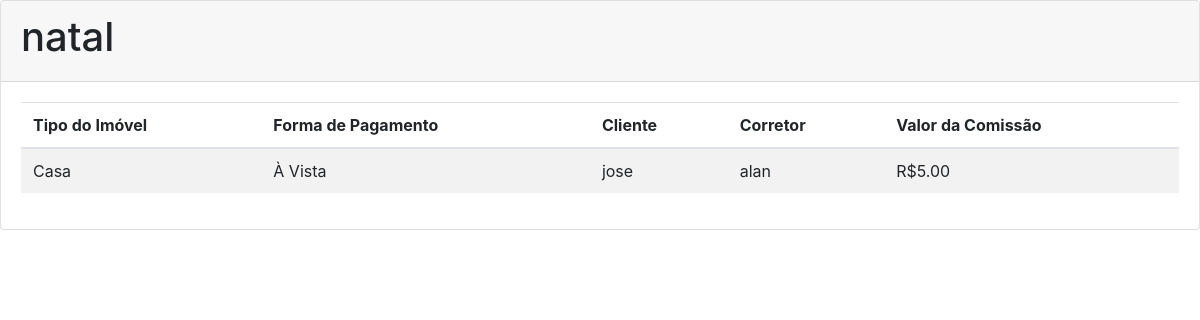
/imprimir-recibo/33, run on the app's committed database.
### autenticacao/models.py (models this page shows, shortened)
class Venda(models.Model):
    FORMAPAGAMENTO_CHOICES = (
        ("À Vista", "À Vista"),
        ("180 Parcelas", "180 Parcelas"),
    )
    ativo = models.BooleanField(default=True)
    imovel = models.ForeignKey("Imovel", verbose_name=("imovel"), on_delete=models.CASCADE)
    valor = models.DecimalField(max_digits=10, decimal_places=2)
    corretor = models.ForeignKey(settings.AUTH_USER_MODEL, verbose_name=("corretor"), on_delete=models.CASCADE)
    cliente = models.ForeignKey("Cliente", verbose_name=("cliente"), on_delete=models.CASCADE)
    condicao_pagamento = models.CharField(max_length=30, verbose_name=("Forma de Pagamento"), choices=FORMAPAGAMENTO_CHOICES, null=True)
    comissao = models.DecimalField(max_digits=10, decimal_places=2, null=True, blank=True)

class Imovel(models.Model):
    ativo = models.BooleanField(default=True)
    disponivel = models.BooleanField(default=True)
    tipo = models.CharField(max_length=50, null=True)
    valor = models.DecimalField(max_digits=50, decimal_places=2)
    localizacao = models.CharField(max_length=50, null=True)

class Cliente(models.Model):
    ativo = models.BooleanField(default=True)
    nome = models.CharField(max_length=100)
    cpf = models.CharField(max_length=30, unique=True)
    email = models.CharField(max_length=100)
    telefone = models.CharField(max_length=100)

### autenticacao/views.py (the view)
# urls.py: path('imprimir-recibo/<slug:pk>', ImprimirRecibo.as_view(), name='imprimir-recibo'),
class ImprimirRecibo(ListView):
    model = Venda
    template_name = "impressao_recibo.html"
    def get(self, request,pk):
        ctx = {}
        venda = Venda.objects.filter(id=pk,ativo=True)
        print(venda)
        ctx['vendas'] = venda
        return render(self.request, self.template_name, ctx)

### autenticacao/templates/impressao_recibo.html (shortened to what this page needs)
<head>
            <link rel="stylesheet" href="https://maxcdn.bootstrapcdn.com/bootstrap/4.0.0/css/bootstrap.min.css">
</head>
<body onload="window.print()">
        <div class="row">
                <div class="col-md-12">
                    <div class="card">
                        <div class="card-header">
                          {%for venda in vendas%}
                            {%if forloop.first%}
                              <H1>
                                  {{venda.imovel.localizacao}}
                              </H1>
                            {%endif%}
                          {%endfor%}
                        </div>
                        <div class="card-body">
                            <table class="table table-striped">
                                <thead>
                                  <tr>
                                    <th scope="col">Tipo do Imóvel</th>
                                    <th scope="col">Forma de Pagamento</th>
                                    <th scope="col">Cliente</th>
                                    <th scope="col">Corretor</th>
                                    <th scope="col">Valor da Comissão</th>
                                  </tr>
                                </thead>
                                <tbody>
                                {%for venda in vendas%}
                                  <tr>
                                    <td>{{venda.imovel.tipo}}</td>
                                    <td>{{venda.condicao_pagamento}}</td>
                                    <td>{{venda.cliente.nome}}</td>
                                    <td>{{venda.corretor}}</td>
                                    <td>R${{venda.comissao}}</td>
                                  </tr>
                                {%endfor%}
                                </tbody>
                              </table>
                        </div>
                      </div>
                </div>
            </div>
</body>

### data on the page
Venda: imovel.localizacao "natal", imovel.tipo "Casa", condicao_pagamento "À Vista", cliente.nome "jose", corretor "alan", comissao "5.00"
